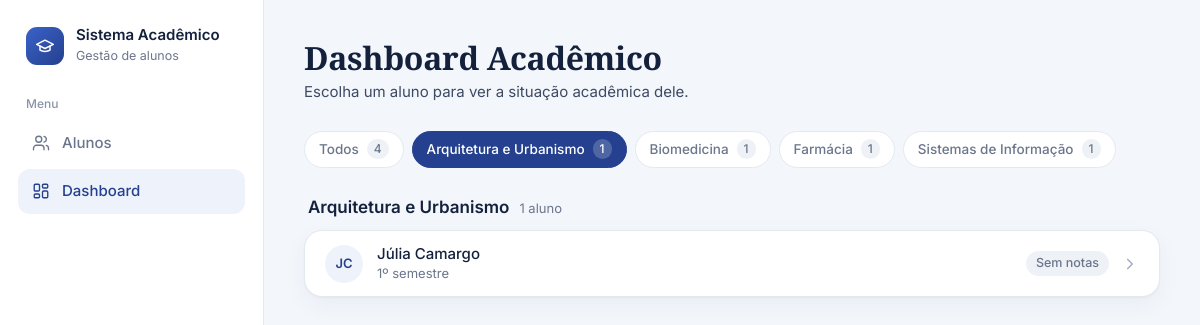
Before: /aluno/dashboard/?escolher=1&curso=Arquitetura e Urbanismo with the older database file.
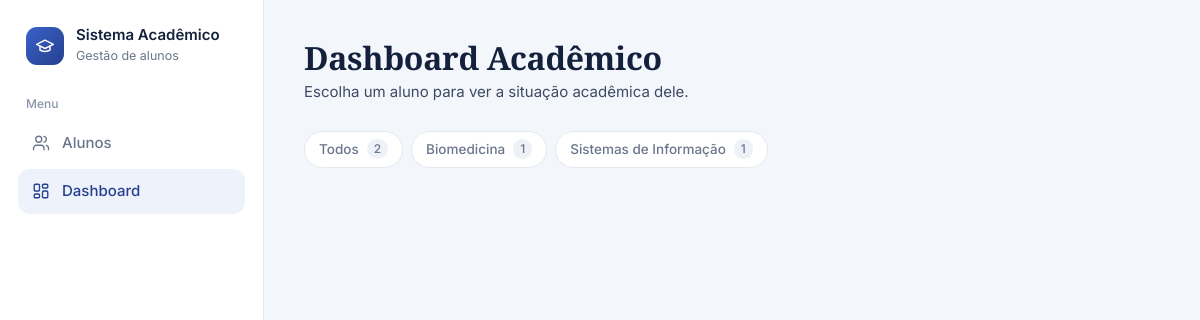
After: the same page with the newer database file.
### aluno/models.py (models this page shows, shortened)
class Aluno(models.Model):
    STATUS_ATIVO = "ativo"
    STATUS_TRANCADO = "trancado"
    STATUS_FORMADO = "formado"
    STATUS_CHOICES = [
        (STATUS_ATIVO, "Ativo"),
        (STATUS_TRANCADO, "Trancado"),
        (STATUS_FORMADO, "Formado"),
    ]
    nome = models.CharField("Nome", max_length=150)
    matricula = models.CharField("Matrícula", max_length=20, blank=True, default="")
    email = models.EmailField("E-mail", blank=True, default="")
    cpf = models.CharField("CPF", max_length=14, blank=True, default="")
    curso = models.CharField("Curso", max_length=150)
    semestre = models.IntegerField("Semestre", default=1)
    status = models.CharField(
        "Status", max_length=10, choices=STATUS_CHOICES, default=STATUS_ATIVO
    )
    bolsista = models.BooleanField("Bolsista", default=False)
    data_nascimento = models.DateField("Data de nascimento", null=True, blank=True)
    bio = models.TextField("Bio", blank=True)
    criado_em = models.DateTimeField("Cadastrado em", default=timezone.now)
    class Meta:
        verbose_name = "Aluno"
        verbose_name_plural = "Alunos"
        ordering = ["-criado_em"]

### aluno/views.py (the view, shortened to what this page needs)
# urls.py: path('dashboard/', views.dashboard_aluno, name='dashboard_aluno'),
def dashboard_aluno(request, pk=None):
    aluno = _resolver_aluno(request, pk)
    if aluno is None:
        return _selecionar_aluno(request)

### aluno/views.py (called while the page is built)
def _resolver_aluno(request, pk):
    if pk is not None:
        return get_object_or_404(Aluno, pk=pk)
    if request.GET.get("escolher"):
        return None
    user = request.user
    if user.is_authenticated and user.email:
        return Aluno.objects.filter(email__iexact=user.email).first()
    return None

def _iniciais(nome):
    partes = nome.split()
    if len(partes) >= 2:
        return (partes[0][0] + partes[-1][0]).upper()
    return partes[0][0].upper() if partes else "?"

### aluno/templates/dashboard_selecionar.html (shortened to what this page needs)
{% load static %}
<!DOCTYPE html>
<html lang="pt-br">
<head>
</head>
<body class="com-sb">
{% include "_sidebar.html" with sb_ativo="dashboard" %}
<main class="main">
    <header class="header">
        <h1>Dashboard Acadêmico</h1>
        <p>Escolha um aluno para ver a situação acadêmica dele.</p>
    </header>
    {% if total_alunos == 0 %}
    <div class="vazio">
        <strong>Nenhum aluno cadastrado ainda</strong>
        <a href="{% url 'listar_alunos' %}">Cadastrar o primeiro aluno</a>
    </div>
    {% else %}
    {% if cursos %}
    <nav class="cursos" aria-label="Filtrar por curso">
        <a class="curso-link{% if not curso_ativo %} ativo{% endif %}" href="{% url 'dashboard_aluno' %}?escolher=1">Todos <b>{{ total_alunos }}</b></a>
        {% for c in cursos %}
        <a class="curso-link{% if c.curso == curso_ativo %} ativo{% endif %}" href="{% url 'dashboard_aluno' %}?escolher=1&curso={{ c.curso|urlencode }}">{{ c.curso }} <b>{{ c.total }}</b></a>
        {% endfor %}
    </nav>
    {% endif %}
    {% for g in grupos %}
    <section class="grupo">
        <div class="grupo-cab"><h2>{{ g.curso }}</h2><span>{{ g.alunos|length }} aluno{{ g.alunos|length|pluralize }}</span></div>
        <div class="lista">
            {% for a in g.alunos %}
            <a class="linha" href="{% url 'dashboard_aluno_pk' a.pk %}">
                <span class="av" aria-hidden="true">{{ a.iniciais }}</span>
                <div>
                    <div class="nome">{{ a.nome }}</div>
                    <div class="sub">{% if a.matricula %}{{ a.matricula }} · {% endif %}{{ a.semestre }}º semestre</div>
                </div>
                <div class="fim">
                    {% if a.media is not None %}
                    <span class="chip {% if a.abaixo %}abaixo{% else %}ok{% endif %}" title="Média geral">Média {{ a.media|floatformat:1 }}</span>
                    {% else %}
                    <span class="chip">Sem notas</span>
                    {% endif %}
                    <svg class="seta" viewBox="0 0 24 24" fill="none" stroke="currentColor" stroke-width="2.2" stroke-linecap="round" stroke-linejoin="round" aria-hidden="true"><path d="m9 6 6 6-6 6"/></svg>
                </div>
            </a>
            {% endfor %}
        </div>
    </section>
    {% endfor %}
    {% endif %}
</main>
</body>
</html>

Changed rows visible on the page:
removed Aluno: curso "Arquitetura e Urbanismo", curso "Arquitetura e Urbanismo", nome "Júlia Camargo"
removed Aluno: curso "Farmácia"
Other visible differences:
{{ total_alunos }}: "4" → "2"
list line gone: "1"
list line gone: "1 aluno JC 1 º semestre Sem notas"
